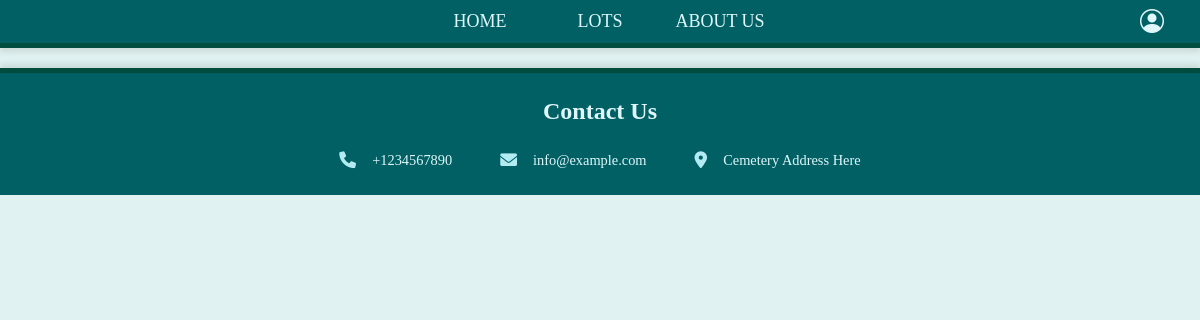
The app's page /browse_lots.php, older data.
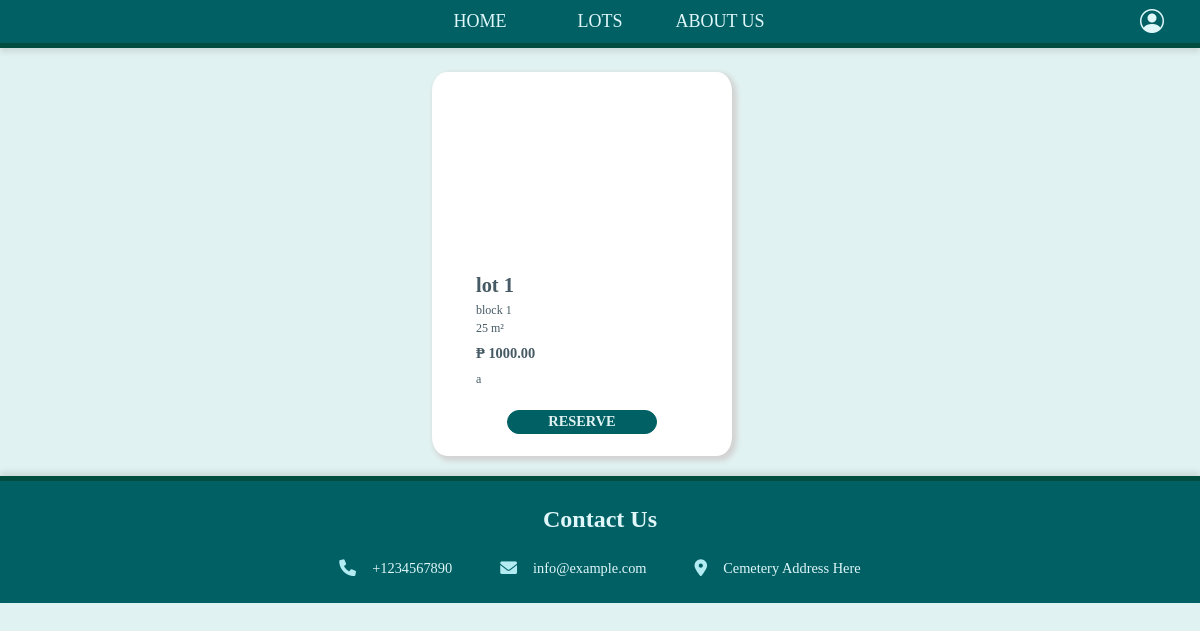
The same page, newer data.
### tables this page shows
CREATE TABLE `contact` (
  `id` int(11) NOT NULL,
  `phone` varchar(20) NOT NULL,
  `email` varchar(50) NOT NULL,
  `address` varchar(200) NOT NULL
);

CREATE TABLE `lots` (
  `lot_id` int(11) NOT NULL,
  `lot_name` varchar(255) NOT NULL,
  `location` varchar(255) NOT NULL,
  `size` varchar(10) NOT NULL,
  `price` decimal(10,2) NOT NULL,
  `lot_image` varchar(100) NOT NULL,
  `status` enum('Available','On Request','Reserved') NOT NULL DEFAULT 'Available',
  `description` varchar(1000) NOT NULL,
  `created_at` timestamp NOT NULL DEFAULT current_timestamp()
);

### website/lots.class.php (called while the page is built, shortened)
<?php
require_once __DIR__ . '/../database.php';
class Reservation{
    protected $db;
    function __construct(){
        $this->db = new Database();
    }
    public function displayAvailable_lots(){
        $sql = "SELECT * FROM lots WHERE status LIKE 'Available';";
        $query = $this->db->connect()->prepare($sql);
        $data = null;
        if($query->execute()){
            $data = $query->fetchAll();
        }
        return $data;
    }
}

### database.php (called while the page is built, shortened)
<?php
class Database{
    private $host = 'localhost';
    private $username = 'root';
    private $password = '';
    private $dbname = 'burial_db';
    protected $connection;
    function connect(){
        try {
            if($this->connection === null){
                $dsn = "mysql:host=$this->host;dbname=$this->dbname";
                $this->connection = new PDO($dsn, $this->username, $this->password, [
                    PDO::ATTR_ERRMODE => PDO::ERRMODE_EXCEPTION,
                    PDO::ATTR_DEFAULT_FETCH_MODE => PDO::FETCH_ASSOC,
                    PDO::ATTR_EMULATE_PREPARES => false
                ]);
            }
            return $this->connection;
        } catch (PDOException $e) {
            error_log("Database Connection Error: " . $e->getMessage());
            error_log("DSN: mysql:host=$this->host;dbname=$this->dbname");
            throw new Exception("Database connection failed: " . $e->getMessage());
        }
    }
}

### browse_lots.php (the view, shortened to what this page needs)
<?php
    include(__DIR__ . '/includes/header.php');
    require_once __DIR__ . '/website/lots.class.php';
    $burialObj = new Reservation();
    $lotarray = $burialObj->displayAvailable_lots();
?>
    <section id="lots">
        <?php
            foreach ($lotarray as $lotarr){
                $description = $lotarr['description'];
        ?>
            <div class="lotsdisplay">
                <div class="lotimage">
                </div>
                <div class="lotdetails">
                    <ul>
                        <li class="lotname"><?= $lotarr['lot_name'] ?></li>
                        <li class="location"><?= $lotarr['location'] ?></li>
                        <li class="size"><?= $lotarr['size'] ?> m²</li>
                        <li class="price">₱ <?= $lotarr['price'] ?></li>
                        <li class="description"><?= $description ?></li>
                    </ul>
                </div>
                <a href="website/add_reservation.php?lot_id=<?= $lotarr['lot_id'] ?>">RESERVE</a>
            </div>
        <?php
            }
        ?>
    </section>
    <?php include('includes/footer.php'); ?>
</body>
</html>

### includes/header.php (shortened to what this page needs)
<!DOCTYPE html>
<html lang="en">
<head>
    <link href="https://cdn.jsdelivr.net/npm/bootstrap@5.3.3/dist/css/bootstrap.min.css" rel="stylesheet">
    <link rel="stylesheet" href="./assets/style.css">
    <link rel="stylesheet" href="./style.css">
    <link rel="stylesheet" href="https://cdn.jsdelivr.net/npm/bootstrap-icons@1.11.3/font/bootstrap-icons.min.css">
    <link rel="stylesheet" href="https://cdnjs.cloudflare.com/ajax/libs/OwlCarousel2/2.3.4/assets/owl.carousel.min.css">
    <link rel="stylesheet" href="https://cdnjs.cloudflare.com/ajax/libs/OwlCarousel2/2.3.4/assets/owl.theme.default.min.css">
    <link rel="stylesheet" href="https://cdnjs.cloudflare.com/ajax/libs/font-awesome/6.0.0/css/all.min.css">
</head>
<body>
<header style="position: relative;">
    <ul>
        <li><a href="index.php" class="nav">HOME</a></li>
        <li><a href="browse_lots.php" class="nav">LOTS</a></li>
        <li><a href="about.php" class="nav">ABOUT US</a></li>
    </ul>
    <div class="btn-group" style="z-index: 9999;">
            <button type="button" id="ferson" class="btn dropdown-toggle" data-bs-toggle="dropdown">
                <i class="bi bi-person-circle"></i>
            </button>
        </div>
</header>

### includes/footer.php (shortened to what this page needs)
<?php
    require_once(__DIR__ . '/../database.php');
    try {
        $database = new Database();
        $conn = $database->connect();
        $sql = "SELECT * FROM contact";
        $stmt = $conn->prepare($sql);
        $stmt->execute();
        $result = $stmt->fetch(PDO::FETCH_ASSOC);
    } catch (PDOException $e) {
    }
?>
<footer class="contact-footer">
    <div class="container">
        <div class="row">
            <div class="col-md-12 text-center">
                <h2 class="section-title mb-4">Contact Us</h2>
                <ul class="contact-info">
                    <li><i class="fas fa-phone"></i> <?= htmlspecialchars($result['phone']) ?></li>
                    <li><i class="fas fa-envelope"></i> <?= htmlspecialchars($result['email']) ?></li>
                    <li><i class="fas fa-map-marker-alt"></i> <?= htmlspecialchars($result['address']) ?></li>
                </ul>
            </div>
        </div>
    </div>
</footer>

### assets/style.css (style rules this page uses)
.contact-info i { color: #006064; margin-right: 10px; }
header { position: relative; z-index: 1000; }

### style.css (style rules this page uses)
* { padding: 0; margin: 0; border: 0; }
body { font-family: 'Georgia', serif; background-color: #e0f2f1; margin: 0; padding: 0; color: #455a64; display: flex; flex-direction: column; align-items: center; }
header { background-color: #006064; color: #e0f7fa; text-align: center; border-bottom: 5px solid #004d40; position: sticky; display: flex; align-items: center; justify-content: center; box-shadow: 0 4px 6px rgba(0, 0, 0, 0.1); width: 100%; height: 4vw; }
.bi-person-circle { font-size: 1.5rem; color: #e0f7fa; }
#ferson { padding: 0; height: 4vw; width: 4vw; display: flex; align-items: center; justify-content: center; }
#ferson .bi-person-circle { font-size: 2vw; color: #e0f7fa; transition: color 0.3s ease; }
.dropdown-toggle::after { display: inline-block; margin-left: .255em; vertical-align: .255em; content: none; border-top: .3em solid; border-right: .3em solid transparent; border-bottom: 0; border-left: .3em solid transparent; }
.btn { border: 0; }
.btn-group { position: absolute; right: 0; margin-right: 2vw; }
header ul { list-style: none; display: flex; margin: 0; padding: 0; }
header li { width: 10vw; font-size: 1.5vw; display: flex; justify-content: center; align-items: center; }
header .nav { text-decoration: none; color: #e0f7fa; }
section { width: 85%; font-family: verdana; }
#lots { display: flex; flex-wrap: wrap; justify-content: center; }
.lotsdisplay { width: 25vw; height: 32vw; margin-top: 2vw; margin-right: 3vw; display: flex; flex-direction: column; border-radius: 5%; overflow: hidden; align-items: center; background-color: white; box-shadow: 3px 3px 5px 2px lightgray; }
.lotimage { width: 100%; height: 50%; display: flex; align-items: center; justify-content: center; }
.lotdetails { height: 38%; width: 100%; }
.lotdetails ul { list-style: none; height: 100%; width: 100%; overflow: hidden; padding-right: 1vw; }
.lotdetails ul li { margin-left: 1vw; }
.lotname { margin-top: .5vw; font-size: 1.7vw; font-weight: bold; font-family: arial black; }
.location, .size { font-size: 1vw; }
.price { margin-top: .5vw; font-size: 1.2vw; font-weight: 900; }
.description { margin-top: .5vw; font-size: 1vw; height: 3vw; }
.lotsdisplay a { border: .1vw solid #006064; width: 50%; height: 2vw; font-size: 1.2vw; font-weight: 600; text-decoration: none; border-radius: 1.5vw; display: flex; justify-content: center; align-items: center; background-color:#006064; color:#e0f2f1; }
footer { background-color: #006064; color: #e0f7fa; text-align: center; padding: 20px 0; margin-top: 20px; width: 100%; }
.contact-footer { background-color: #006064; color: #e0f7fa; padding: 2vw 0; width: 100%; border-top: 5px solid #004d40; box-shadow: 0 -4px 6px rgba(0, 0, 0, 0.1); }
.contact-footer .section-title { color: #e0f7fa; font-size: 2vw; font-weight: 600; margin-bottom: 2vw; }
.contact-footer .contact-info { list-style: none; padding: 0; margin: 0; display: flex; justify-content: center; gap: 4vw; }
.contact-footer .contact-info li { font-size: 1.2vw; display: flex; align-items: center; gap: 0.5vw; }
.contact-footer .contact-info i { font-size: 1.4vw; color: #b2ebf2; }

Row changes from the older to the newer data that the page shows:
added lots: lot_name "lot 1", location "block 1", size "25", price "1000.00", description "a"
